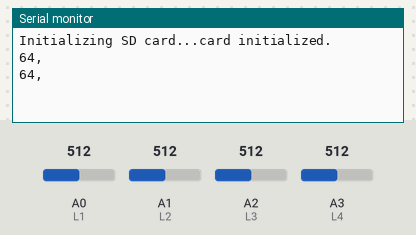
This sketch was run on a simulated Arduino Uno, built with avr-gcc and run on an emulated ATmega328P. On the bench: the last lines printed to the serial monitor. The test bench sets the inputs (shaded band); at power-on: A0 (L1) = 512, A1 (L2) = 512, A2 (L3) = 512, A3 (L4) = 512. Storage starts empty.

Above: at 1.8 s.
1.9 s: A0 (L1) set to 716
At 2.9 s:
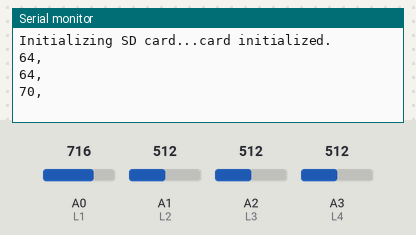
3.4 s: A1 (L2) set to 716
At 4.5 s:
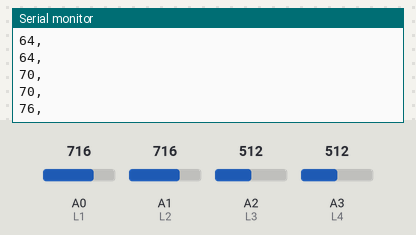
4.9 s: A2 (L3) set to 716
At 5.7 s:
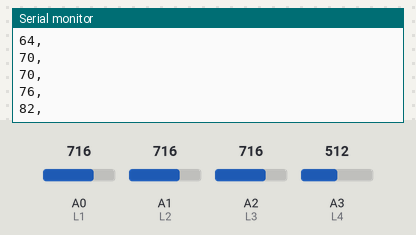
6.4 s: A3 (L4) set to 716
At 7.7 s:
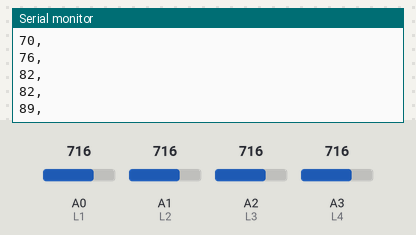
7.9 s: A0 (L1) set to 992
At 8.9 s:
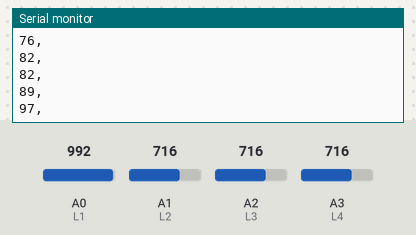
9.4 s: A1 (L2) set to 992
At 11.0 s:
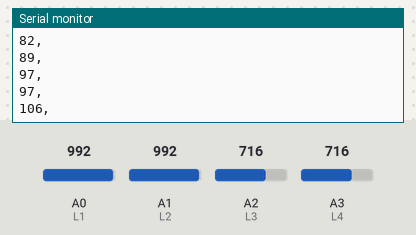
Timing chart, 0 to 11.9 s (numbered marks = the images above; inputs shaded):
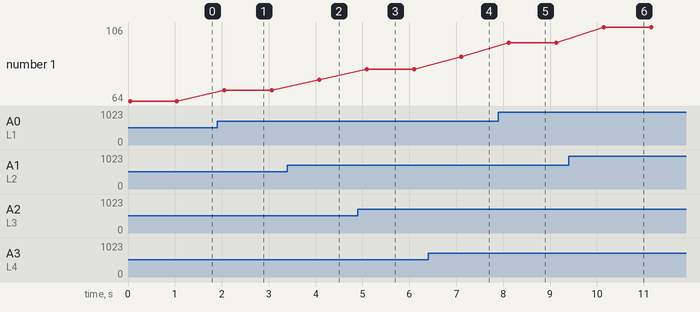

The sketch:

SunlightReaderWithSDCardReader.ino
```cpp
#include <Servo.h>
#include <SPI.h>
#include <SD.h>


int counts=0;
int timer1_counter;

int L1= A0;
int L2=A1;
int L3=A2;
int L4=A3;
int chipSelect=4;
int value1;
int value2;
int value3;
int value4;
int valuerecorded=0;
int howmany=0;


void setup() {
  // put your setup code here, to run once:
noInterrupts();
TCCR1A = 0;
TCCR1B = 0;
timer1_counter = 3036;
TCNT1 = timer1_counter;   // preload timer
TCCR1B |= (1 << CS12);    // 256 prescaler
TIMSK1 |= (1 << TOIE1);   // enable timer overflow interrupt
interrupts();             // enable all interrupts

pinMode(L1, INPUT);
pinMode(L2, INPUT);
pinMode(L3, INPUT);
pinMode(L4,INPUT);
Serial.begin(9600);
  while (!Serial) {
    ; // wait for serial port to connect. Needed for native USB port only
  }
  Serial.print("Initializing SD card...");

  // see if the card is present and can be initialized:
  if (!SD.begin(chipSelect)) {
    Serial.println("Card failed, or not present");
    // don't do anything more:
    return;
  }
  Serial.println("card initialized.");
}

ISR(TIMER1_OVF_vect)        // interrupt service routine
{
  TCNT1 = timer1_counter;   // preload timer
  counts++;
}


void loop() {
  // put your main code here, to run repeatedly:

String dataString = "";

  //Serial.println(counts);
if (counts==0){
  value1= analogRead(L1)/8;
  value2= analogRead(L2)/8;
  value3= analogRead(L3)/8;
  value4= analogRead(L4)/8;
  int sum= value1+ value2+ value3+ value4;
  int average= sum/4;
  dataString += String(average);
  dataString += ",";

  File dataFile = SD.open("datalog.txt", FILE_WRITE);

  // if the file is available, write to it:
  if (dataFile) {
    if (howmany<=5){
    dataFile.println(dataString);
    dataFile.close();
    // print to the serial port too:
    Serial.println(dataString);
    howmany++;
    }
    if (howmany=5){
      dataFile.println("END OF TAKING DATA");
    }
  }
  // if the file isn't open, pop up an error:
  else {
    Serial.println("error opening datalog.txt");
      }

   delay(1000);
}
if (counts>=1){
  counts=0;
}

}
```

Measured:
- after the input at 1.9 s, the serial monitor: prints a new line after 0.15 s (image 1)
- after the input at 3.4 s, the serial monitor: prints a new line after 0.68 s (image 2)
- after the input at 4.9 s, the serial monitor: prints a new line after 0.19 s (image 3)
- after the input at 6.4 s, the serial monitor: prints a new line after 0.71 s (image 4)
- after the input at 7.9 s, the serial monitor: prints a new line after 0.22 s (image 5)
- after the input at 9.4 s, the serial monitor: prints a new line after 0.75 s (image 6)
- plotted number 1: 64 → 70 after the input at 1.9 s, 70 → 76 after the input at 3.4 s, 76 → 82 after the input at 4.9 s, 82 → 89 after the input at 6.4 s, 89 → 97 after the input at 7.9 s
